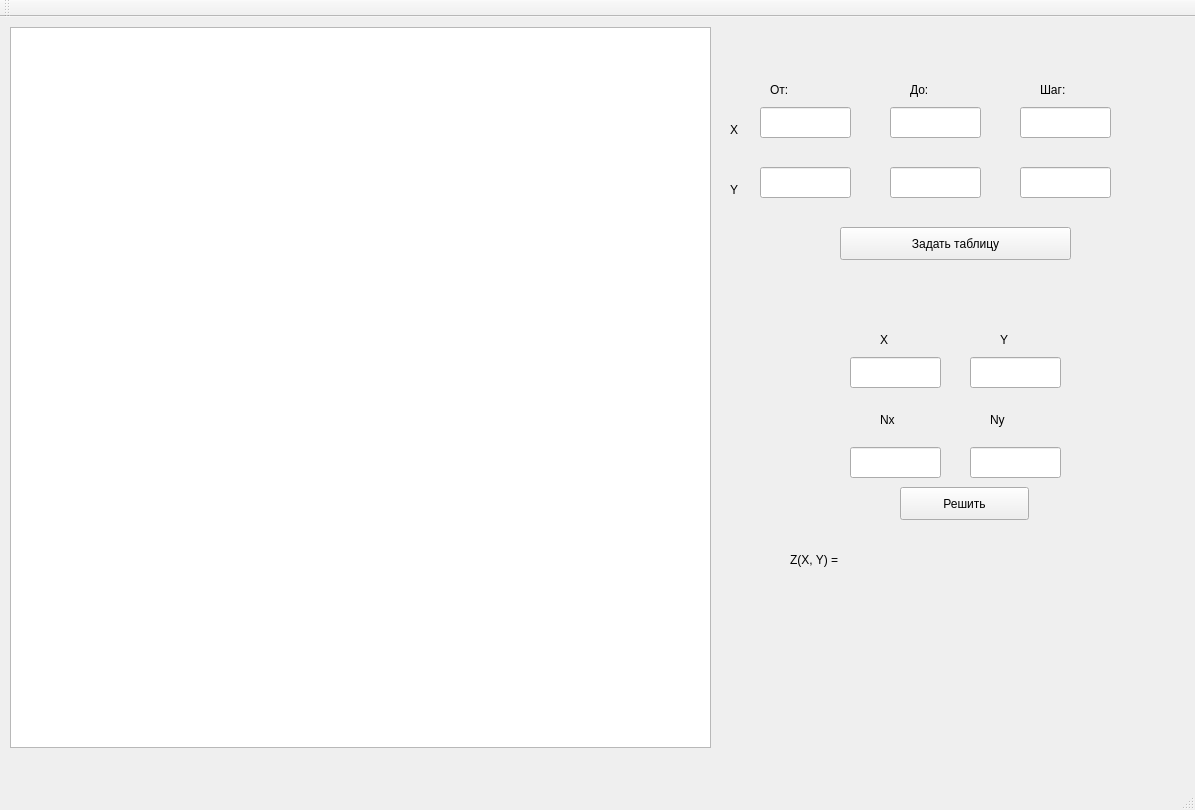
<?xml version="1.0" encoding="UTF-8"?>
<ui version="4.0">
 <class>MainWindow</class>
 <widget class="QMainWindow" name="MainWindow">
  <property name="geometry">
   <rect>
    <x>0</x>
    <y>0</y>
    <width>1195</width>
    <height>810</height>
   </rect>
  </property>
  <property name="windowTitle">
   <string>MainWindow</string>
  </property>
  <widget class="QWidget" name="centralWidget">
   <widget class="QTableWidget" name="tableWidget">
    <property name="geometry">
     <rect>
      <x>10</x>
      <y>10</y>
      <width>701</width>
      <height>721</height>
     </rect>
    </property>
   </widget>
   <widget class="QPushButton" name="solveButton">
    <property name="geometry">
     <rect>
      <x>900</x>
      <y>470</y>
      <width>129</width>
      <height>33</height>
     </rect>
    </property>
    <property name="text">
     <string>Решить</string>
    </property>
   </widget>
   <widget class="QLabel" name="label">
    <property name="geometry">
     <rect>
      <x>790</x>
      <y>530</y>
      <width>331</width>
      <height>25</height>
     </rect>
    </property>
    <property name="text">
     <string>Z(X, Y) = </string>
    </property>
   </widget>
   <widget class="QLabel" name="label_2">
    <property name="geometry">
     <rect>
      <x>880</x>
      <y>310</y>
      <width>31</width>
      <height>25</height>
     </rect>
    </property>
    <property name="text">
     <string>X</string>
    </property>
   </widget>
   <widget class="QLabel" name="label_3">
    <property name="geometry">
     <rect>
      <x>1000</x>
      <y>310</y>
      <width>31</width>
      <height>25</height>
     </rect>
    </property>
    <property name="text">
     <string>Y</string>
    </property>
   </widget>
   <widget class="QLabel" name="label_4">
    <property name="geometry">
     <rect>
      <x>880</x>
      <y>390</y>
      <width>31</width>
      <height>25</height>
     </rect>
    </property>
    <property name="text">
     <string>Nx</string>
    </property>
   </widget>
   <widget class="QLabel" name="label_5">
    <property name="geometry">
     <rect>
      <x>990</x>
      <y>390</y>
      <width>31</width>
      <height>25</height>
     </rect>
    </property>
    <property name="text">
     <string>Ny</string>
    </property>
   </widget>
   <widget class="QLabel" name="label_6">
    <property name="geometry">
     <rect>
      <x>730</x>
      <y>100</y>
      <width>31</width>
      <height>25</height>
     </rect>
    </property>
    <property name="text">
     <string>X</string>
    </property>
   </widget>
   <widget class="QLabel" name="label_7">
    <property name="geometry">
     <rect>
      <x>730</x>
      <y>160</y>
      <width>31</width>
      <height>25</height>
     </rect>
    </property>
    <property name="text">
     <string>Y</string>
    </property>
   </widget>
   <widget class="QLabel" name="label_8">
    <property name="geometry">
     <rect>
      <x>770</x>
      <y>60</y>
      <width>91</width>
      <height>25</height>
     </rect>
    </property>
    <property name="text">
     <string>От:</string>
    </property>
   </widget>
   <widget class="QLabel" name="label_9">
    <property name="geometry">
     <rect>
      <x>910</x>
      <y>60</y>
      <width>91</width>
      <height>25</height>
     </rect>
    </property>
    <property name="text">
     <string>До:</string>
    </property>
   </widget>
   <widget class="QLabel" name="label_10">
    <property name="geometry">
     <rect>
      <x>1040</x>
      <y>60</y>
      <width>91</width>
      <height>25</height>
     </rect>
    </property>
    <property name="text">
     <string>Шаг:</string>
    </property>
   </widget>
   <widget class="QPushButton" name="pushButton">
    <property name="geometry">
     <rect>
      <x>840</x>
      <y>210</y>
      <width>231</width>
      <height>33</height>
     </rect>
    </property>
    <property name="text">
     <string>Задать таблицу</string>
    </property>
   </widget>
   <widget class="QLineEdit" name="xFromEdit">
    <property name="geometry">
     <rect>
      <x>760</x>
      <y>90</y>
      <width>91</width>
      <height>31</height>
     </rect>
    </property>
   </widget>
   <widget class="QLineEdit" name="yFromEdit">
    <property name="geometry">
     <rect>
      <x>760</x>
      <y>150</y>
      <width>91</width>
      <height>31</height>
     </rect>
    </property>
   </widget>
   <widget class="QLineEdit" name="xToEdit">
    <property name="geometry">
     <rect>
      <x>890</x>
      <y>90</y>
      <width>91</width>
      <height>31</height>
     </rect>
    </property>
    <property name="text">
     <string/>
    </property>
   </widget>
   <widget class="QLineEdit" name="yToEdit">
    <property name="geometry">
     <rect>
      <x>890</x>
      <y>150</y>
      <width>91</width>
      <height>31</height>
     </rect>
    </property>
   </widget>
   <widget class="QLineEdit" name="xStepEdit">
    <property name="geometry">
     <rect>
      <x>1020</x>
      <y>90</y>
      <width>91</width>
      <height>31</height>
     </rect>
    </property>
   </widget>
   <widget class="QLineEdit" name="yStepEdit">
    <property name="geometry">
     <rect>
      <x>1020</x>
      <y>150</y>
      <width>91</width>
      <height>31</height>
     </rect>
    </property>
   </widget>
   <widget class="QLineEdit" name="xFindEdit">
    <property name="geometry">
     <rect>
      <x>850</x>
      <y>340</y>
      <width>91</width>
      <height>31</height>
     </rect>
    </property>
   </widget>
   <widget class="QLineEdit" name="yFindEdit">
    <property name="geometry">
     <rect>
      <x>970</x>
      <y>340</y>
      <width>91</width>
      <height>31</height>
     </rect>
    </property>
   </widget>
   <widget class="QLineEdit" name="nxEdit">
    <property name="geometry">
     <rect>
      <x>850</x>
      <y>430</y>
      <width>91</width>
      <height>31</height>
     </rect>
    </property>
   </widget>
   <widget class="QLineEdit" name="nyEdit">
    <property name="geometry">
     <rect>
      <x>970</x>
      <y>430</y>
      <width>91</width>
      <height>31</height>
     </rect>
    </property>
   </widget>
  </widget>
  <widget class="QMenuBar" name="menuBar">
   <property name="geometry">
    <rect>
     <x>0</x>
     <y>0</y>
     <width>1195</width>
     <height>33</height>
    </rect>
   </property>
  </widget>
  <widget class="QToolBar" name="mainToolBar">
   <attribute name="toolBarArea">
    <enum>TopToolBarArea</enum>
   </attribute>
   <attribute name="toolBarBreak">
    <bool>false</bool>
   </attribute>
  </widget>
  <widget class="QStatusBar" name="statusBar"/>
 </widget>
 <layoutdefault spacing="6" margin="11"/>
 <resources/>
 <connections/>
</ui>
